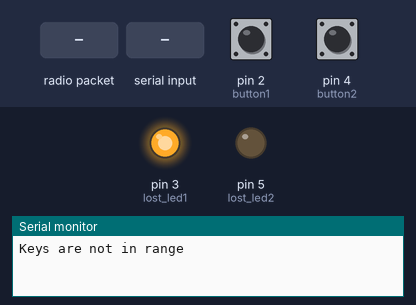
Recording of a sketch running on a simulated Arduino Uno, built with avr-gcc and run on an emulated ATmega328P. Shown: output pins drawn as LEDs (lit = HIGH), the last lines printed to the serial monitor. The test bench sets the inputs (shaded band); at power-on: pin 2 (button1) LOW, pin 4 (button2) LOW. No radio packets arrive unless stated.

Above: at 1.2 s.
1.3 s: radio packet "in Range" arrives
At 8.2 s:
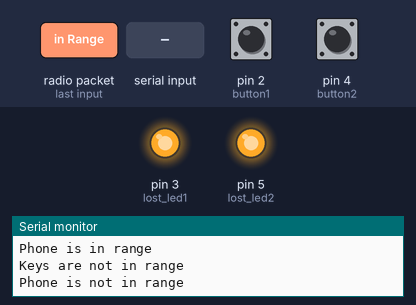
8.5 s: radio packet "keys" arrives
At 10.7 s:
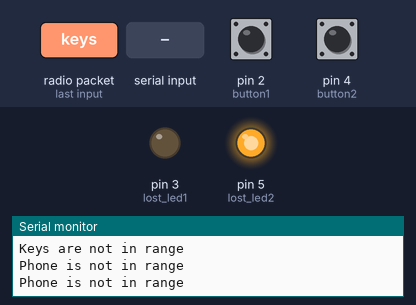
14.5 s: "keys" received over the second serial link
21.7 s: "phone" received over the second serial link
Timing chart, 0 to 24.7 s (numbered marks = the images above; inputs shaded):
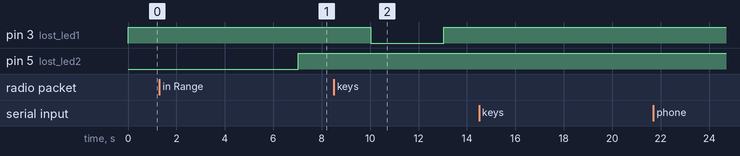

The sketch:

sketch_sep05a.ino
```cpp
#include <SPI.h>
#include <nRF24L01.h>
#include <RF24.h>
#include<SoftwareSerial.h>


SoftwareSerial bt(0,1);
RF24 radio(7,8);

const byte address_trans1[6] = "00001";
const byte address_recieve1[6] = "00002";
const byte address_trans2[6] = "10001";
const byte address_recieve2[6] = "10002";

const int button1 = 2;
const int lost_led1 = 3;
const int button2 = 4;
const int lost_led2 = 5;
void setup() {
  radio.begin();
  pinMode(lost_led1,OUTPUT);
  pinMode(button1,INPUT);
    pinMode(lost_led2,OUTPUT);
    pinMode(button2,INPUT);
    Serial.begin(9600);
  radio.setPALevel(RF24_PA_MAX);
  radio.setDataRate(RF24_250KBPS);
  bt.begin(9600);
}

void loop() {
  //Serial.println("stopped LIs");
  //delay(2000);
  const char text[] = "nrftest";
  char ifAvail[32] = "";
  String input;

    if (bt.available())
{      input=bt.readString();
      Serial.println("keys");
      delay(200);
}
  while(digitalRead(button1) == 1 || input == "keys")
  { //delay(2000);
    radio.openWritingPipe(address_trans1);
    radio.openReadingPipe(0,address_recieve1);
    delay(5);
    radio.stopListening();
    Serial.println("Sending(Keys)");
    radio.write(&text, sizeof(text));
    input="Null";
    delay(500);
  }
  while(digitalRead(button2) == 1 || input == "phone")
  { //delay(2000);
    radio.openWritingPipe(address_trans2);
    radio.openReadingPipe(0,address_recieve2);
    delay(5);
    radio.stopListening();
    Serial.println("Sending(Phone)");
    radio.write(&text, sizeof(text));
    input="Null";
    delay(500);
  }

  radio.openWritingPipe(address_trans1);
  radio.openReadingPipe(0,address_recieve1);
  delay(5);
  radio.startListening();
  if (radio.available()) {
    digitalWrite(lost_led1,LOW);
    radio.read(&ifAvail, sizeof(ifAvail));
    String transData = String(ifAvail);
    if (transData == "in Range") {
        Serial.println("Keys are in range");
        delay(1000);
    }
  }
  else if (!radio.available()){
    digitalWrite(lost_led1,HIGH);
    Serial.println("Keys are not in range");
    delay(3000);
  }

  radio.openWritingPipe(address_trans2);
  radio.openReadingPipe(0,address_recieve2);
  delay(5);
  radio.startListening();
  if (radio.available()) {
    digitalWrite(lost_led2,LOW);
    radio.read(&ifAvail, sizeof(ifAvail));
    String transData = String(ifAvail);
    if (transData == "in Range") {
        Serial.println("Phone is in range");
        delay(1000);
    }
  }
  else if (!radio.available()){
    digitalWrite(lost_led2,HIGH);
    Serial.println("Phone is not in range");
    delay(3000);
  }
}
```

Measured:
- after the input at 1.3 s, pin 5 (lost_led2): LOW → HIGH after 5.7 s instead of 1.7 s
- after the input at 8.5 s, pin 3 (lost_led1): HIGH → LOW after 1.5 s, → HIGH 3.0 s later
